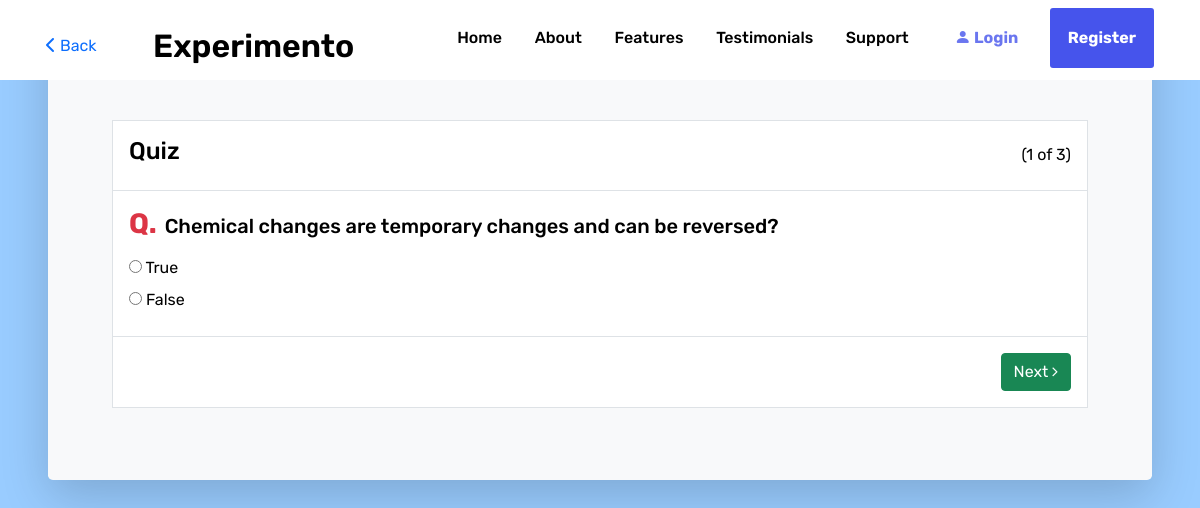
/quiz.php?id=2&q=1, run on the app's committed database.
### tables this page shows
CREATE TABLE IF NOT EXISTS `quiz_questions` (
  `id` int(11) NOT NULL AUTO_INCREMENT,
  `experiment_id` int(11) NOT NULL,
  `question` text NOT NULL,
  PRIMARY KEY (`id`)
);

CREATE TABLE IF NOT EXISTS `quiz_answers` (
  `id` int(11) NOT NULL AUTO_INCREMENT,
  `question_id` int(11) NOT NULL,
  `answer` text NOT NULL,
  `is_correct` enum('Y','N') NOT NULL DEFAULT 'N',
  PRIMARY KEY (`id`)
);

### quiz.php (the view, shortened to what this page needs)
<?php
  include('includes/functions.php');
  $next_question='';
  if(isset($_REQUEST['id'])) {
    $question_result = $conn->query("SELECT * FROM `quiz_questions` WHERE `experiment_id`='".$_REQUEST['id']."' order by `id` limit ".($_REQUEST['q']-1).",1");
    if($question_result->num_rows > 0) {
      $question = $question_result->fetch_assoc();
      $answer_result = $conn->query("SELECT * FROM `quiz_answers` WHERE `question_id`='".$question['id']."'");
    }
    $question_count_result = $conn->query("SELECT count(id) as question_count FROM `quiz_questions` WHERE `experiment_id`='".$_REQUEST['id']."'");
    if($question_count_result->num_rows > 0) {
      $question_count = $question_count_result->fetch_assoc();
    }
    if($_REQUEST['q'] < $question_count['question_count']) {
      $next_question=$_REQUEST['q']+1;
    }
  }
?>
  <div class="d-flex mx-md-5 mx-0 mb-0 mb-md-5 flex-column h-100 bg-light rounded-3 shadow-lg p-4">
    <section class="pt-5 px-3">
      <div class="bg-secondary-msg rounded-3 p-4 mb-4 mt-4">
        <form action="quiz.php" method="post">
          <div class="border">
            <div class="question bg-white p-3 border-bottom">
                <div class="d-flex flex-row justify-content-between align-items-center mcq">
                    <h4>Quiz</h4><span>(<?=$_REQUEST['q']?> of <?=$question_count['question_count']?>)</span>
                </div>
            </div>
            <div class="question bg-white p-3 border-bottom">
                <div class="d-flex flex-row align-items-center question-title">
                    <h3 class="text-danger">Q.</h3>
                    <h5 class="mt-1 mx-2"><?=$question['question']?></h5>
                </div>
                <?php
                if($answer_result->num_rows > 0) {
                  while($answer = $answer_result->fetch_assoc()) {
                ?>
                  <div class="ans ml-2 my-2">
                      <label class="radio"> <input type="radio" name="answer" value="<?=$answer['id']?>"> <span><?=$answer['answer']?></span></label>
                  </div>
                <?php
                  }
                }
                ?>
            </div>
            <div class="d-flex flex-row justify-content-between align-items-center p-3 bg-white">
              <?php if($next_question) { ?>
                <button class="btn btn-primary border-success align-items-center btn-success" type="submit" name="next">Next <i class="fa fa-angle-right ml-2"></i></button>
              <?php } else { ?>
                <button class="btn btn-primary border-success align-items-center btn-success" type="submit" name="submit">Submit</button>
              <?php } ?>
            </div>
          </div>
        </form>
      </div>
    </section>
  </div>

### assets/css/style.css (style rules this page uses)
html { font-size: 100%; }
:root { --clr-primary: hsl(235, 81%, 60%); --clr-white: hsl(0, 0%, 100%); --clr-black: hsl(0, 0%, 0%); --clr-red: hsl(355, 100%, 60%); --clr-gray: hsl(0deg 0% 35%); --clr-saffron: hsl(43, 93%, 64%); --clr-turquoise: hsl(161, 86%, 56%); --clr-lightBlue: hsl(234, 73%, 90%); --clr-lightRead: hsl(350, 75%, 89%); --clr-lightSaffron: hsl(52, 56%, 92%); --clr-lightTurquoise: hsl(167, 67%, 88%); --clr-lightGray: hsl(0deg 0% 44%); --clr-body: hsl(230, 43%, 97%); --clr-hero: hsl(222, 68%, 95%); --clr-overlay: hsla(0, 0%, 0%, 0.5); --clr-scrollbarThumb: hsl(234, 100%, 80%); --clr-social-icon: hsl(210, 25%, 98%); --clr-dribbble: hsl(330, 80%, 67%); --clr-facebook: hsl(220, 46%, 48%); --clr-twitter: hsl(203, 89%, 53%); --clr-youtube: hsl(0, 100%, 50%); --ff: 'Rubik', sans-serif; --fs-biggest: 4.375rem; --fs-bigger : 3rem; --fs-big : 1.5rem; --fs-bold : 1.25rem; --fs-medium : 1.125rem; --fs-normal : 1rem; --fw-black : 900; --fw-bold : 700; --fw-semiBold: 600; --fw-medium : 500; --fw-regular : 400; --header-height-m: 4rem; --header-height-d: 5rem; --scrollbar-width: 0.4375rem; --z-fixed: 100; }
*, *::before, *::after { box-sizing: border-box; padding: 0; margin: 0; scrollbar-width: var(--scrollbar-width); scrollbar-color: var(--clr-scrollbarThumb) var(--clr-white); }
body { font-family: var(--ff); font-size: var(--fs-normal); background-color: var(--clr-body); color: var(--clr-black); }
h1, h2, h3 { font-weight: var(--fw-bold); }
button { border: none; }
.bg-white { background-color: #fff; }

### data on the page
quiz_questions: question "Chemical changes are temporary changes and can be reversed?"
quiz_answers: answer "True"
quiz_answers: answer "False"

### other printed values
$_REQUEST['q'] "1"
$question_count['question_count'] "3"
